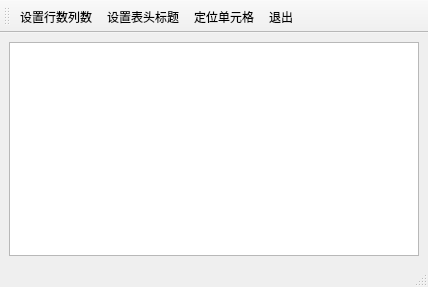
<?xml version="1.0" encoding="UTF-8"?>
<ui version="4.0">
 <class>MainWindow</class>
 <widget class="QMainWindow" name="MainWindow">
  <property name="geometry">
   <rect>
    <x>0</x>
    <y>0</y>
    <width>428</width>
    <height>287</height>
   </rect>
  </property>
  <property name="windowTitle">
   <string>MainWindow</string>
  </property>
  <widget class="QWidget" name="centralwidget">
   <layout class="QGridLayout" name="gridLayout">
    <item row="0" column="0">
     <widget class="QTableView" name="tableView"/>
    </item>
   </layout>
  </widget>
  <widget class="QMenuBar" name="menubar">
   <property name="geometry">
    <rect>
     <x>0</x>
     <y>0</y>
     <width>428</width>
     <height>23</height>
    </rect>
   </property>
  </widget>
  <widget class="QStatusBar" name="statusbar"/>
  <widget class="QToolBar" name="toolBar">
   <property name="windowTitle">
    <string>toolBar</string>
   </property>
   <property name="allowedAreas">
    <set>Qt::AllToolBarAreas</set>
   </property>
   <property name="orientation">
    <enum>Qt::Horizontal</enum>
   </property>
   <property name="iconSize">
    <size>
     <width>24</width>
     <height>24</height>
    </size>
   </property>
   <property name="toolButtonStyle">
    <enum>Qt::ToolButtonTextBesideIcon</enum>
   </property>
   <attribute name="toolBarArea">
    <enum>TopToolBarArea</enum>
   </attribute>
   <attribute name="toolBarBreak">
    <bool>false</bool>
   </attribute>
   <addaction name="actTab_SetSize"/>
   <addaction name="actTab_SetHeader"/>
   <addaction name="actTab_Locate"/>
   <addaction name="actFile_Quit"/>
  </widget>
  <action name="actTab_SetSize">
   <property name="icon">
    <iconset resource="images.qrc">
     <normaloff>:/images/230.bmp</normaloff>:/images/230.bmp</iconset>
   </property>
   <property name="text">
    <string>设置行数列数</string>
   </property>
   <property name="toolTip">
    <string>设置表格行数列数</string>
   </property>
  </action>
  <action name="actTab_SetHeader">
   <property name="icon">
    <iconset resource="images.qrc">
     <normaloff>:/images/516.bmp</normaloff>:/images/516.bmp</iconset>
   </property>
   <property name="text">
    <string>设置表头标题</string>
   </property>
   <property name="toolTip">
    <string>设置表头标题</string>
   </property>
  </action>
  <action name="actFile_Quit">
   <property name="icon">
    <iconset resource="images.qrc">
     <normaloff>:/images/132.bmp</normaloff>:/images/132.bmp</iconset>
   </property>
   <property name="text">
    <string>退出</string>
   </property>
   <property name="toolTip">
    <string>退出本软件</string>
   </property>
  </action>
  <action name="actTab_Locate">
   <property name="icon">
    <iconset resource="images.qrc">
     <normaloff>:/images/304.bmp</normaloff>:/images/304.bmp</iconset>
   </property>
   <property name="text">
    <string>定位单元格</string>
   </property>
   <property name="toolTip">
    <string>定位到某个单元格</string>
   </property>
  </action>
 </widget>
 <resources>
  <include location="images.qrc"/>
 </resources>
 <connections>
  <connection>
   <sender>actFile_Quit</sender>
   <signal>triggered()</signal>
   <receiver>MainWindow</receiver>
   <slot>close()</slot>
   <hints>
    <hint type="sourcelabel">
     <x>-1</x>
     <y>-1</y>
    </hint>
    <hint type="destinationlabel">
     <x>213</x>
     <y>143</y>
    </hint>
   </hints>
  </connection>
 </connections>
</ui>
